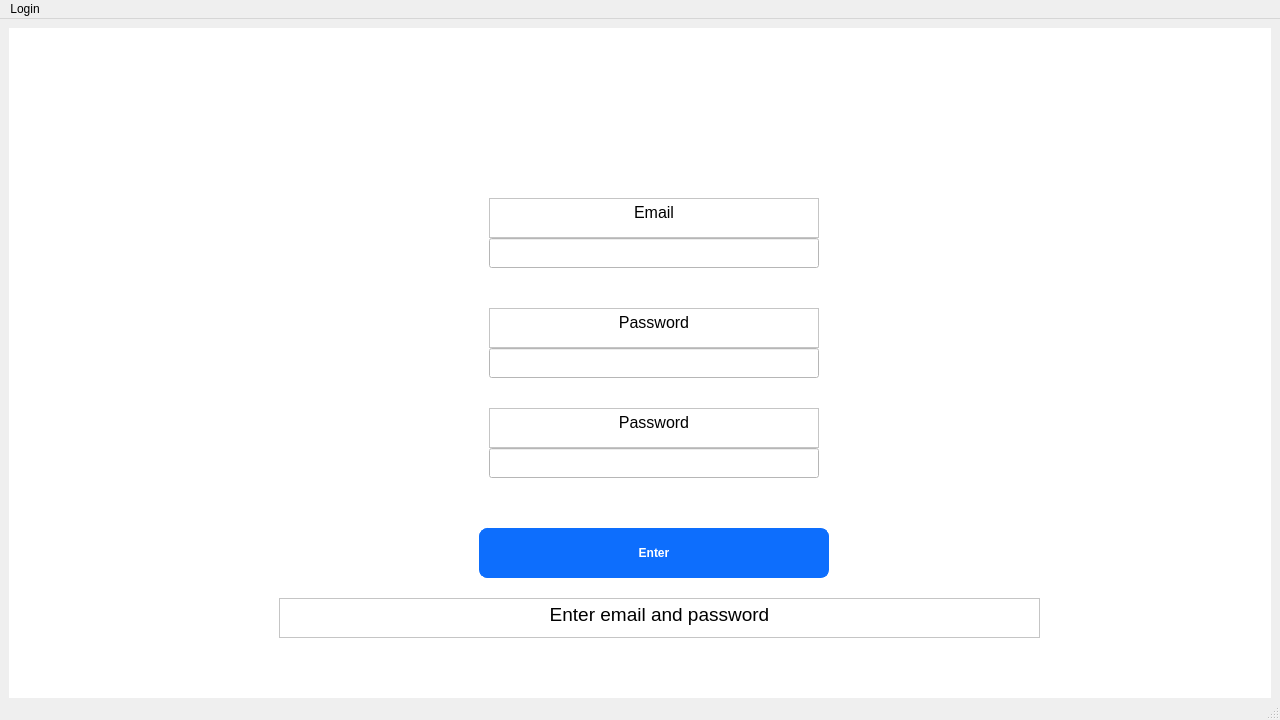
<?xml version="1.0" encoding="UTF-8"?>
<ui version="4.0">
 <class>MainWindow</class>
 <widget class="QMainWindow" name="MainWindow">
  <property name="geometry">
   <rect>
    <x>0</x>
    <y>0</y>
    <width>1280</width>
    <height>720</height>
   </rect>
  </property>
  <property name="minimumSize">
   <size>
    <width>1280</width>
    <height>720</height>
   </size>
  </property>
  <property name="maximumSize">
   <size>
    <width>1280</width>
    <height>720</height>
   </size>
  </property>
  <property name="windowTitle">
   <string>MainWindow</string>
  </property>
  <property name="styleSheet">
   <string notr="true"/>
  </property>
  <widget class="QWidget" name="centralwidget">
   <widget class="QWidget" name="widget" native="true">
    <property name="enabled">
     <bool>true</bool>
    </property>
    <property name="geometry">
     <rect>
      <x>9</x>
      <y>9</y>
      <width>1262</width>
      <height>681</height>
     </rect>
    </property>
    <property name="styleSheet">
     <string notr="true">background-color: rgb(255, 255, 255);</string>
    </property>
    <widget class="QPushButton" name="enter_button">
     <property name="geometry">
      <rect>
       <x>470</x>
       <y>490</y>
       <width>350</width>
       <height>60</height>
      </rect>
     </property>
     <property name="cursor">
      <cursorShape>PointingHandCursor</cursorShape>
     </property>
     <property name="styleSheet">
      <string notr="true">QPushButton {
	background-color: #0d6efd;
	color: #fff;
	font-weight: 600;
	border-radius: 8px;
	border: 1px solid #0d6efd;
	padding: 5px 15px;
	margin-top: 10px;
	outline: 0px;
}

QPushButton:pressed {
	background-color: rgb(7, 66, 148);
}</string>
     </property>
     <property name="text">
      <string>Enter</string>
     </property>
    </widget>
    <widget class="QTextEdit" name="email_text">
     <property name="geometry">
      <rect>
       <x>480</x>
       <y>170</y>
       <width>330</width>
       <height>40</height>
      </rect>
     </property>
     <property name="readOnly">
      <bool>true</bool>
     </property>
     <property name="html">
      <string>&lt;!DOCTYPE HTML PUBLIC &quot;-//W3C//DTD HTML 4.0//EN&quot; &quot;http://www.w3.org/TR/REC-html40/strict.dtd&quot;&gt;
&lt;html&gt;&lt;head&gt;&lt;meta name=&quot;qrichtext&quot; content=&quot;1&quot; /&gt;&lt;style type=&quot;text/css&quot;&gt;
p, li { white-space: pre-wrap; }
&lt;/style&gt;&lt;/head&gt;&lt;body style=&quot; font-family:'MS Shell Dlg 2'; font-size:8.25pt; font-weight:400; font-style:normal;&quot;&gt;
&lt;p align=&quot;center&quot; style=&quot; margin-top:0px; margin-bottom:0px; margin-left:0px; margin-right:0px; -qt-block-indent:0; text-indent:0px;&quot;&gt;&lt;span style=&quot; font-size:12pt;&quot;&gt;Email&lt;/span&gt;&lt;/p&gt;&lt;/body&gt;&lt;/html&gt;</string>
     </property>
    </widget>
    <widget class="QLineEdit" name="input_login">
     <property name="geometry">
      <rect>
       <x>480</x>
       <y>210</y>
       <width>330</width>
       <height>30</height>
      </rect>
     </property>
    </widget>
    <widget class="QTextEdit" name="password_text">
     <property name="geometry">
      <rect>
       <x>480</x>
       <y>280</y>
       <width>330</width>
       <height>40</height>
      </rect>
     </property>
     <property name="readOnly">
      <bool>true</bool>
     </property>
     <property name="html">
      <string>&lt;!DOCTYPE HTML PUBLIC &quot;-//W3C//DTD HTML 4.0//EN&quot; &quot;http://www.w3.org/TR/REC-html40/strict.dtd&quot;&gt;
&lt;html&gt;&lt;head&gt;&lt;meta name=&quot;qrichtext&quot; content=&quot;1&quot; /&gt;&lt;style type=&quot;text/css&quot;&gt;
p, li { white-space: pre-wrap; }
&lt;/style&gt;&lt;/head&gt;&lt;body style=&quot; font-family:'MS Shell Dlg 2'; font-size:8.25pt; font-weight:400; font-style:normal;&quot;&gt;
&lt;p align=&quot;center&quot; style=&quot; margin-top:0px; margin-bottom:0px; margin-left:0px; margin-right:0px; -qt-block-indent:0; text-indent:0px;&quot;&gt;&lt;span style=&quot; font-size:12pt;&quot;&gt;Password&lt;/span&gt;&lt;/p&gt;&lt;/body&gt;&lt;/html&gt;</string>
     </property>
    </widget>
    <widget class="QLineEdit" name="input_password">
     <property name="geometry">
      <rect>
       <x>480</x>
       <y>320</y>
       <width>330</width>
       <height>30</height>
      </rect>
     </property>
     <property name="inputMask">
      <string notr="true"/>
     </property>
     <property name="echoMode">
      <enum>QLineEdit::Password</enum>
     </property>
    </widget>
    <widget class="QTextEdit" name="output_text">
     <property name="geometry">
      <rect>
       <x>270</x>
       <y>570</y>
       <width>761</width>
       <height>40</height>
      </rect>
     </property>
     <property name="readOnly">
      <bool>true</bool>
     </property>
     <property name="html">
      <string>&lt;!DOCTYPE HTML PUBLIC &quot;-//W3C//DTD HTML 4.0//EN&quot; &quot;http://www.w3.org/TR/REC-html40/strict.dtd&quot;&gt;
&lt;html&gt;&lt;head&gt;&lt;meta name=&quot;qrichtext&quot; content=&quot;1&quot; /&gt;&lt;style type=&quot;text/css&quot;&gt;
p, li { white-space: pre-wrap; }
&lt;/style&gt;&lt;/head&gt;&lt;body style=&quot; font-family:'MS Shell Dlg 2'; font-size:8.25pt; font-weight:400; font-style:normal;&quot;&gt;
&lt;p align=&quot;center&quot; style=&quot; margin-top:0px; margin-bottom:0px; margin-left:0px; margin-right:0px; -qt-block-indent:0; text-indent:0px;&quot;&gt;&lt;span style=&quot; font-size:14pt;&quot;&gt;Enter email and password&lt;/span&gt;&lt;/p&gt;&lt;/body&gt;&lt;/html&gt;</string>
     </property>
    </widget>
    <widget class="QLabel" name="logo">
     <property name="geometry">
      <rect>
       <x>390</x>
       <y>60</y>
       <width>521</width>
       <height>91</height>
      </rect>
     </property>
     <property name="autoFillBackground">
      <bool>false</bool>
     </property>
     <property name="text">
      <string/>
     </property>
    </widget>
    <widget class="QTextEdit" name="password_text_2">
     <property name="geometry">
      <rect>
       <x>480</x>
       <y>380</y>
       <width>330</width>
       <height>40</height>
      </rect>
     </property>
     <property name="readOnly">
      <bool>true</bool>
     </property>
     <property name="html">
      <string>&lt;!DOCTYPE HTML PUBLIC &quot;-//W3C//DTD HTML 4.0//EN&quot; &quot;http://www.w3.org/TR/REC-html40/strict.dtd&quot;&gt;
&lt;html&gt;&lt;head&gt;&lt;meta name=&quot;qrichtext&quot; content=&quot;1&quot; /&gt;&lt;style type=&quot;text/css&quot;&gt;
p, li { white-space: pre-wrap; }
&lt;/style&gt;&lt;/head&gt;&lt;body style=&quot; font-family:'MS Shell Dlg 2'; font-size:8.25pt; font-weight:400; font-style:normal;&quot;&gt;
&lt;p align=&quot;center&quot; style=&quot; margin-top:0px; margin-bottom:0px; margin-left:0px; margin-right:0px; -qt-block-indent:0; text-indent:0px;&quot;&gt;&lt;span style=&quot; font-size:12pt;&quot;&gt;Password&lt;/span&gt;&lt;/p&gt;&lt;/body&gt;&lt;/html&gt;</string>
     </property>
    </widget>
    <widget class="QLineEdit" name="input_password_2">
     <property name="geometry">
      <rect>
       <x>480</x>
       <y>420</y>
       <width>330</width>
       <height>30</height>
      </rect>
     </property>
     <property name="echoMode">
      <enum>QLineEdit::Password</enum>
     </property>
    </widget>
   </widget>
  </widget>
  <widget class="QMenuBar" name="menubar">
   <property name="geometry">
    <rect>
     <x>0</x>
     <y>0</y>
     <width>1280</width>
     <height>21</height>
    </rect>
   </property>
   <widget class="QMenu" name="menuLogin">
    <property name="title">
     <string>Login</string>
    </property>
    <addaction name="actionOpen_window_login"/>
   </widget>
   <addaction name="menuLogin"/>
  </widget>
  <widget class="QStatusBar" name="statusbar"/>
  <action name="actionOpen_window_registration">
   <property name="text">
    <string>Open window registration</string>
   </property>
  </action>
  <action name="actionOpen_window_login">
   <property name="text">
    <string>Open window login</string>
   </property>
  </action>
  <action name="actionOpen_main_window">
   <property name="text">
    <string>Open main window</string>
   </property>
  </action>
 </widget>
 <resources/>
 <connections/>
</ui>
